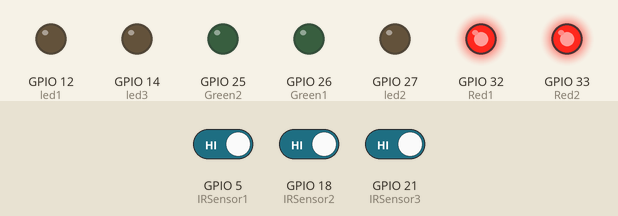
Bench run of a sketch on a simulated ESP32. Parts: output pins drawn as LEDs (lit = HIGH). The inputs (shaded band) are chosen by the test bench; at power-on: GPIO 5 (IRSensor1) HIGH, GPIO 21 (IRSensor3) HIGH, GPIO 18 (IRSensor2) HIGH. What the sketch prints to the serial monitor is not drawn.

Above: at 4.8 s.
4.9 s: GPIO 5 (IRSensor1) driven LOW
At 8.5 s:
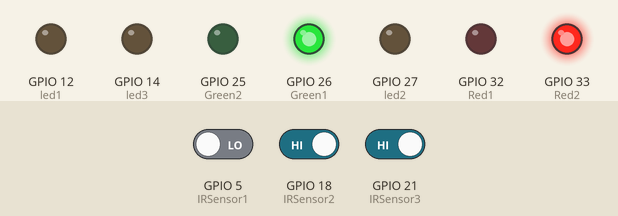
At 15.5 s:
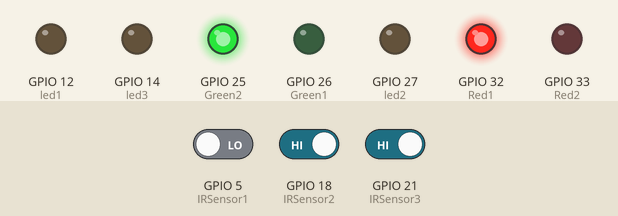
21.5 s: GPIO 21 (IRSensor3) driven HIGH
Timing chart, 0 to 29.5 s (numbered marks = the images above; inputs shaded):
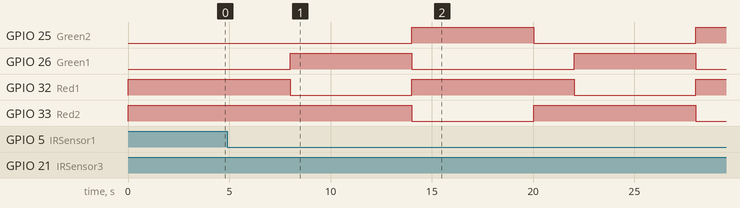

The sketch:

Trial1.ino
```cpp
#define IRSensor1 5
#define Red1 32
#define Green1 26
#define IRSensor2 18
#define Red2 33
#define Green2 25
#define IRSensor3 21
#define led1 12
#define led2 27
#define led3 14
#define LDR 19

int count1 = 0;
int count2 = 0;
int count3 = 0;
bool label = true;
//int data1;
//int sensor1;
String dataLabel1 = "Sensor_status";
String dataLabel2 = "Car count 1";
String dataLabel3 = "Car count 2";
int i = 0;
int dataLabel1_counter = 0;
int dataLabel2_counter = 0;
void setup() {
  // put your setup code here, to run once:
  pinMode(Red1, OUTPUT); //Red
  pinMode(Green1, OUTPUT);//Green
  pinMode(IRSensor1, INPUT);//First traffic sensor
  pinMode(Red2, OUTPUT); //Red
  pinMode(Green2, OUTPUT);//Green
  pinMode(IRSensor2, INPUT);//Second traffic sensor
  pinMode(led1, OUTPUT); //white
  pinMode(led2, OUTPUT);//white
  pinMode(led3, OUTPUT);//white
  pinMode(IRSensor3, INPUT);//Street light sensor

  Serial.begin(9600);

  }

void loop() {
  // put your main code here, to run repeatedly:

  int sensorStatus1 = digitalRead(IRSensor1);
  int sensorStatus2 = digitalRead(IRSensor2);
  int sensorStatus3 = digitalRead(IRSensor3);

  digitalWrite(Red1, HIGH);
  digitalWrite(Red2, HIGH);
  while(label){
    Serial.print(dataLabel1);
    Serial.print(",");
    Serial.print(dataLabel2);
    Serial.print(",");
    Serial.print(dataLabel1);
    Serial.print(",");
    Serial.print(dataLabel3);
    Serial.print(",");
    Serial.print("Street light cars");
    Serial.print(",");
    Serial.println("TimeStamp");
    label = false;
    }
  //data to be shown in the serial monitor
  Serial.print(sensorStatus1);
  delay(1000);
  if (sensorStatus1 == 0){
    count1 ++;
    }

   digitalWrite(Green1,LOW);
   Serial.print(",");
   Serial.print(count1);
   Serial.print(",");

   //----------Second Traffic Signal----------------------//
   Serial.print(sensorStatus2);
   delay(1000);
   if (sensorStatus2 ==0){
      count2 ++;
    }

    digitalWrite(Green2, LOW);
    Serial.print(",");
    Serial.print(count2);
    Serial.print(",");
    Serial.println(count3);

   if(count1 >= 6 && count1 > count2 ){
    Street_light();
    digitalWrite(Red1, LOW);
    digitalWrite(Green1, HIGH);
    delay(20000);
    digitalWrite(Green1, LOW);
    digitalWrite(Red1, HIGH);
    digitalWrite(Red2, LOW);
    digitalWrite(Green2, HIGH);
    if(count2>=6){
    delay(20000);
    }
    else
    {
      delay(6000);
    }
    digitalWrite(Green2, LOW);
    }

   else if(2 < count1 < 6 && count1 > count2){
    Street_light();
    digitalWrite(Red1, LOW);
    digitalWrite(Green1, HIGH);
    delay(6000);
    digitalWrite(Green1, LOW);
    digitalWrite(Red1, HIGH);
    digitalWrite(Red2, LOW);
    digitalWrite(Green2, HIGH);
    delay(6000);
    digitalWrite(Green2, LOW);
    digitalWrite(Red2, HIGH);
    }

   else if (count2 >= 6 && count1 < count2 ){
    Street_light();
    digitalWrite(Red2, LOW);
    digitalWrite(Green2, HIGH);
    delay(20000);
    digitalWrite(Green2, LOW);
    digitalWrite(Red2, HIGH);
    digitalWrite(Red1, LOW);
    digitalWrite(Green1, HIGH);
    if(count1>=6){
      delay(20000);
      }
    else{
      delay(6000);
      }
    digitalWrite(Green1, LOW);
    digitalWrite(Red1, HIGH);
    }

   else if (2 < count2 < 6 && count2 > count1){
    Street_light();
    digitalWrite(Red2, LOW);
    digitalWrite(Green2, HIGH);
    delay(6000);
    digitalWrite(Green2, LOW);
    digitalWrite(Red2, HIGH);
    digitalWrite(Red1, LOW);
    digitalWrite(Green1, HIGH);
    delay(6000);
    digitalWrite(Green1, LOW);
    digitalWrite(Red1, HIGH);
    }


   }


void Street_light(){
   int sensorStatus3 = digitalRead(IRSensor3);
  if(sensorStatus3 == 0){
    count3++;

   if (count3 < 2){
  digitalWrite(led1,LOW);
  digitalWrite(led2,HIGH);
  digitalWrite(led3,HIGH);
  delay(5000);
  digitalWrite(led1,LOW);
  digitalWrite(led2,LOW);
  digitalWrite(led3,LOW);
  delay(3000);
    }
  else{
  digitalWrite(led1,HIGH);
  digitalWrite(led2,HIGH);
  digitalWrite(led3,HIGH);
  delay(5000);
  digitalWrite(led1,LOW);
  digitalWrite(led2,LOW);
  digitalWrite(led3,LOW);
  delay(3000);
    }
  }
  }
```

Measured:
- after the input at 4.9 s, GPIO 25 (Green2): LOW → HIGH after 9.1 s, → LOW 6.0 s later; GPIO 26 (Green1): LOW → HIGH after 3.1 s, → LOW 6.0 s later; GPIO 32 (Red1): HIGH → LOW after 3.1 s, → HIGH 6.0 s later; GPIO 33 (Red2): HIGH → LOW after 9.1 s, → HIGH 6.0 s later
